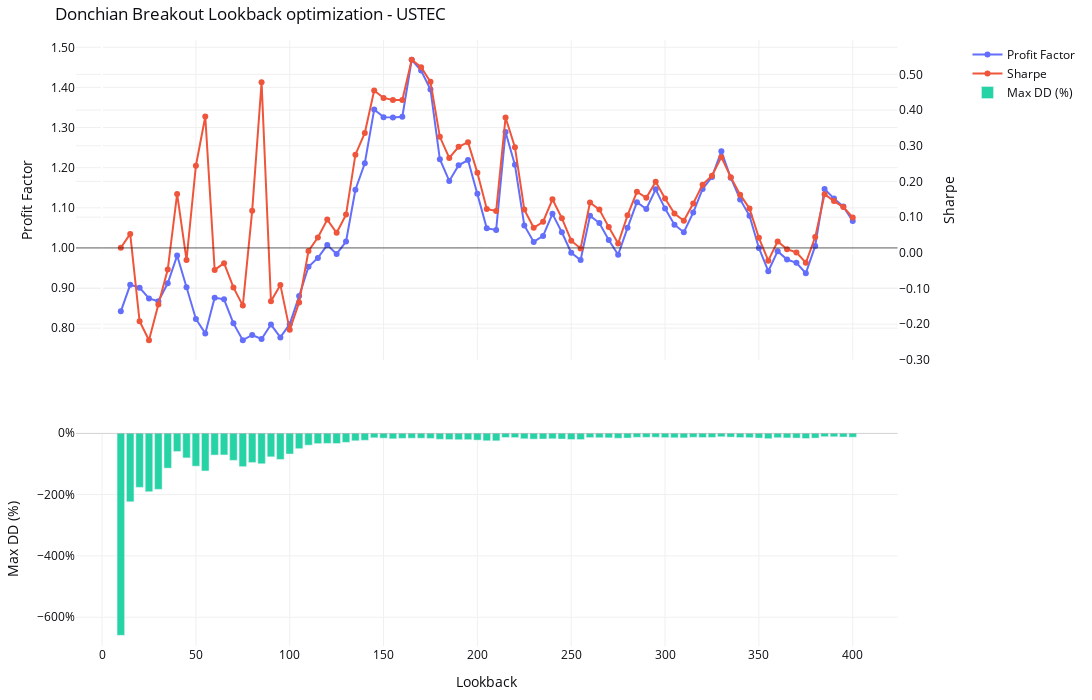

Notebook code cell kept with this figure:
### Markdown cell above
I define the selection criterion for the optimized parameter as follows:  
A parameter value is considered optimal when small variations around it do not cause significant changes in key performance metrics.
Based on this criterion, there are two stable regions that satisfy these conditions:  
- **Lookback 60–75**  
- **Lookback 160–200**  

**Therefore, I select 72** as the optimized parameter, as it lies within a stable region that balances responsiveness and robustness.

### Code cell
lookbacks_list = list(range(10, 401, 5))

grind_df, figs = grind_search_parameters(
    pairs=PAIR,
    timeframe=TIMEFRAME,
    start_date=START_DATE,
    end_date=END_DATE,
    lookbacks=lookbacks_list,
    initial_capital=INITIAL_CAPITAL,
    risk_per_trade=RISK_PER_TRADE,
    risk_mode=RISK_MODE,
    commission_per_lot=COMMISSION_PER_LOT,
    backtest_fn=run_backtest_for_symbol_v2,
    plot_charts=True,
)

print(grind_df.head())
figs[f"{PAIR}"].show()

### Figure 1 — Plotly figure (JSON) as saved in the notebook; plotly's stock layout.template omitted (floating-point values rounded to 4 significant figures)
{"data": [{"mode": "lines+markers", "name": "Profit Factor", "type": "scatter", "x": [10, 15, 20, 25, 30, 35, 40, 45, 50, 55, 60, 65, 70, 75, 80, 85, 90, 95, 100, 105, 110, 115, 120, 125, 130, 135, 140, 145, 150, 155, 160, 165, 170, 175, 180, 185, 190, 195, 200, 205, 210, 215, 220, 225, 230, 235, 240, 245, 250, 255, 260, 265, 270, 275, 280, 285, 290, 295, 300, 305, 310, 315, 320, 325, 330, 335, 340, 345, 350, 355, 360, 365, 370, 375, 380, 385, 390, 395, 400], "xaxis": "x", "y": [0.842, 0.908, 0.901, 0.874, 0.867, 0.912, 0.981, 0.902, 0.823, 0.787, 0.876, 0.872, 0.812, 0.77, 0.783, 0.773, 0.809, 0.777, 0.81, 0.88, 0.953, 0.975, 1.007, 0.985, 1.016, 1.145, 1.211, 1.345, 1.326, 1.325, 1.327, 1.469, 1.442, 1.395, 1.221, 1.167, 1.206, 1.219, 1.135, 1.049, 1.045, 1.289, 1.207, 1.056, 1.015, 1.03, 1.085, 1.039, 0.988, 0.97, 1.08, 1.062, 1.02, 0.983, 1.05, 1.114, 1.097, 1.146, 1.098, 1.058, 1.039, 1.088, 1.147, 1.177, 1.241, 1.175, 1.121, 1.08, 1, 0.942, 0.992, 0.971, 0.963, 0.937, 1.005, 1.147, 1.123, 1.103, 1.067], "yaxis": "y"}, {"mode": "lines+markers", "name": "Sharpe", "type": "scatter", "x": [10, 15, 20, 25, 30, 35, 40, 45, 50, 55, 60, 65, 70, 75, 80, 85, 90, 95, 100, 105, 110, 115, 120, 125, 130, 135, 140, 145, 150, 155, 160, 165, 170, 175, 180, 185, 190, 195, 200, 205, 210, 215, 220, 225, 230, 235, 240, 245, 250, 255, 260, 265, 270, 275, 280, 285, 290, 295, 300, 305, 310, 315, 320, 325, 330, 335, 340, 345, 350, 355, 360, 365, 370, 375, 380, 385, 390, 395, 400], "xaxis": "x", "y": [0.014, 0.053, -0.192, -0.245, -0.145, -0.047, 0.165, -0.02, 0.244, 0.382, -0.048, -0.029, -0.097, -0.148, 0.118, 0.478, -0.136, -0.09, -0.216, -0.139, 0.005, 0.043, 0.093, 0.056, 0.107, 0.275, 0.336, 0.455, 0.434, 0.428, 0.428, 0.541, 0.52, 0.479, 0.325, 0.266, 0.297, 0.31, 0.224, 0.123, 0.117, 0.379, 0.296, 0.121, 0.07, 0.087, 0.15, 0.097, 0.034, 0.012, 0.141, 0.121, 0.072, 0.026, 0.105, 0.171, 0.154, 0.199, 0.152, 0.11, 0.09, 0.138, 0.191, 0.216, 0.268, 0.212, 0.163, 0.124, 0.042, -0.022, 0.032, 0.01, 0.001, -0.028, 0.044, 0.164, 0.145, 0.128, 0.099], "yaxis": "y2"}, {"name": "Max DD (%)", "opacity": 0.85, "type": "bar", "x": [10, 15, 20, 25, 30, 35, 40, 45, 50, 55, 60, 65, 70, 75, 80, 85, 90, 95, 100, 105, 110, 115, 120, 125, 130, 135, 140, 145, 150, 155, 160, 165, 170, 175, 180, 185, 190, 195, 200, 205, 210, 215, 220, 225, 230, 235, 240, 245, 250, 255, 260, 265, 270, 275, 280, 285, 290, 295, 300, 305, 310, 315, 320, 325, 330, 335, 340, 345, 350, 355, 360, 365, 370, 375, 380, 385, 390, 395, 400], "xaxis": "x2", "y": [-6.592, -2.236, -1.767, -1.908, -1.831, -1.139, -0.5961, -0.805, -1.075, -1.232, -0.7131, -0.7094, -0.8857, -1.09, -0.9565, -0.9969, -0.7705, -0.8564, -0.6797, -0.5036, -0.3908, -0.3402, -0.3329, -0.3359, -0.2988, -0.2473, -0.2305, -0.1497, -0.162, -0.1825, -0.1689, -0.1635, -0.1635, -0.1701, -0.1987, -0.207, -0.2126, -0.2099, -0.2249, -0.2467, -0.2485, -0.139, -0.1427, -0.1818, -0.1939, -0.19, -0.1822, -0.1904, -0.2042, -0.2063, -0.144, -0.147, -0.1509, -0.1645, -0.1567, -0.1338, -0.1351, -0.1327, -0.1436, -0.1489, -0.1521, -0.1336, -0.1408, -0.138, -0.1169, -0.1275, -0.1409, -0.1448, -0.158, -0.1779, -0.1466, -0.1543, -0.159, -0.1732, -0.1599, -0.1135, -0.1162, -0.1241, -0.1313], "yaxis": "y3"}], "layout": {"barmode": "relative", "font": {"color": "#0c0d11", "size": 12}, "height": 700, "margin": {"b": 30, "l": 40, "r": 30, "t": 40}, "paper_bgcolor": "#ffffff", "plot_bgcolor": "#ffffff", "shapes": [{"line": {"color": "#000000", "width": 1}, "opacity": 0.6, "type": "line", "x0": 0, "x1": 1, "xref": "x domain", "y0": 1, "y1": 1, "yref": "y"}, {"line": {"color": "#999999", "width": 1}, "opacity": 0.6, "type": "line", "x0": 0, "x1": 1, "xref": "x2 domain", "y0": 0, "y1": 0, "yref": "y3"}], "showlegend": true, "title": {"text": "Donchian Breakout Lookback optimization - USTEC"}, "width": 1300, "xaxis": {"anchor": "y", "domain": [0, 0.94], "gridcolor": "#f0f0f0", "matches": "x2", "showticklabels": false}, "xaxis2": {"anchor": "y3", "domain": [0, 0.94], "gridcolor": "#f0f0f0", "title": {"text": "Lookback"}}, "yaxis": {"anchor": "x", "domain": [0.472, 1], "gridcolor": "#f0f0f0", "tickformat": ".2f", "title": {"text": "Profit Factor"}}, "yaxis2": {"anchor": "x", "gridcolor": "#f0f0f0", "overlaying": "y", "side": "right", "tickformat": ".2f", "title": {"text": "Sharpe"}}, "yaxis3": {"anchor": "x2", "domain": [0, 0.352], "gridcolor": "#f0f0f0", "tickformat": ".0%", "title": {"text": "Max DD (%)"}}}}
